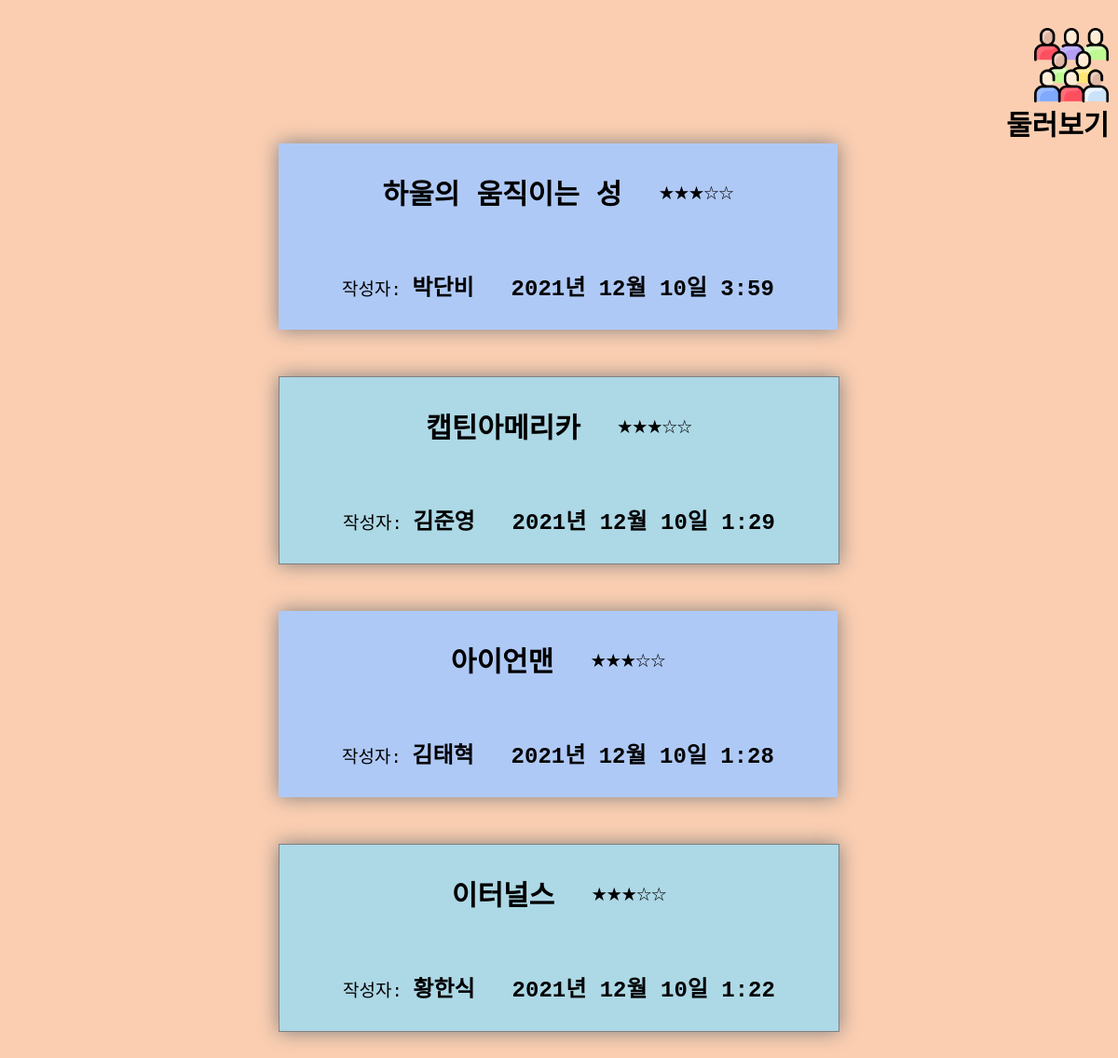
The app's page /home/list/ (signed in) with its own data.
### home/models.py (models this page shows)
class Notice(models.Model):
    id = models.AutoField(primary_key=True)
    username = models.CharField(max_length=128, verbose_name="작성자")
    movieNm = models.TextField(max_length=128,verbose_name="movieNmEn")#제목
    review = models.TextField(max_length=1024, verbose_name="리뷰")
    star = models.IntegerField(verbose_name="별점")
    writed_date = models.DateTimeField(auto_now_add=True, verbose_name='작성 날짜')

### home/views.py (the view)
# urls.py: path('list/',views.list),
def list(request):
    res_data = {}
    user_session = request.session.get('user')              # 로그인 체크
    if user_session:
        user = User.objects.get(pk=user_session)
        page = request.GET.get("page",1)
        all_list = Notice.objects.all().order_by('-writed_date')
        paginator = Paginator(all_list,100,orphans=5)
        try:
            notice = paginator.page(int(page))
        except EmptyPage:
            pass
        res_data["page"] = notice
        if request.method == 'GET':
            return render(request, 'list.html', res_data)
        elif request.method == 'POST':
            return render(request, 'list.html', res_data)
    else:
        return redirect('/main/login')

### home/templates/list.html (shortened to what this page needs)
<!DOCTYPE html>
<html lang="ko">
<head>
    <link rel="stylesheet" href="/static/assets/css/header.css?after">
    <link rel="stylesheet" href="/static/assets/css/list.css?after">
</head>
<body>
    <div class="wapper">
        <div class="wapper-text"><img src="/static/assets/image/people.png" alt=""> 둘러보기</div>
        <div class="content">
            {% if page.object_list %}
                {% for Notice in page.object_list %}
                    {% if forloop.counter0|divisibleby:2 %}
                    <div class="list2th" onclick="location.href='/home/detail/{{Notice.pk}}'">
                        <div class="top"><span class="title">{{Notice.movieNm}}</span><span>★★★☆☆</span></div>
                        <div class="buttom"><span class="w1">작성자: <span class="w2">{{Notice.username}}</span></span><span class="date">{{Notice.writed_date|date:'Y년 n월 j일 G:i'}}</span></div>
                    </div>
                    {%else%}
                    <div class="list" onclick="location.href='/home/detail/{{Notice.pk}}'">
                        <div class="top"><span class="title">{{Notice.movieNm}}</span><span>★★★☆☆</span></div>
                        <div class="buttom"><span class="w1">작성자: <span class="w2">{{Notice.username}}</span></span><span class="date">{{Notice.writed_date|date:'Y년 n월 j일 G:i'}}</span></div>
                    </div>
                    {% endif%}
                {% endfor%}
            {% endif%}
        </div>
    </div>
</body>
</html>

### static/assets/css/list.css (style rules this page uses)
html, body { width: 100%; height: 100%; margin: 0; overflow-x: hidden; }
.wapper { width: 100%; height: 100%; background-color: #fbceb1; }
.content { display: grid; justify-content: center; align-items: center; }
.wapper-text img { width: 80px; height: 80px; margin: 30px 0 0 30px; }
.wapper-text { font-size: 30px; font-weight: 700; font-family: 'Courier New', Courier, monospace; display: inline-grid; position: relative; left:90%; }
.list { display: grid; width: 600px; height: 200px; background-color:#add8e6; box-shadow: 0 0 20px gray; transition: 0.5s; margin-bottom: 50px; border: 1px solid gray; }
.list2th { display: grid; width: 600px; height: 200px; background-color:#afc9f6; box-shadow: 0 0 20px gray; transition: 0.5s; margin-bottom: 50px; }
.list span, .list2th span { font-family: 'Courier New', Courier, monospace; }
.title { font-size: 30px; font-weight: 600; margin-right: 40px; }
.w1 { font-size: 19px; font-weight: 500; margin-right: 40px; }
.w2, .date { font-size: 24px; font-weight: 600; }
.buttom, .top { display: flex; justify-content: center; align-items: center; }

### records on screen
Notice: movieNm "하울의 움직이는 성", username "박단비", writed_date "2021년 12월 10일 3:59"
Notice: movieNm "캡틴아메리카", username "김준영", writed_date "2021년 12월 10일 1:29"
Notice: movieNm "아이언맨", username "김태혁", writed_date "2021년 12월 10일 1:28"
Notice: movieNm "이터널스", username "황한식", writed_date "2021년 12월 10일 1:22"
